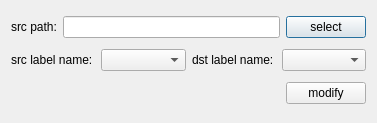
<?xml version="1.0" encoding="UTF-8"?>
<ui version="4.0">
 <class>ModifyLabelDlg</class>
 <widget class="QDialog" name="ModifyLabelDlg">
  <property name="geometry">
   <rect>
    <x>0</x>
    <y>0</y>
    <width>377</width>
    <height>123</height>
   </rect>
  </property>
  <property name="windowTitle">
   <string>Dialog</string>
  </property>
  <layout class="QVBoxLayout" name="verticalLayout">
   <item>
    <layout class="QHBoxLayout" name="horizontalLayout">
     <item>
      <widget class="QLabel" name="labelSrcPath">
       <property name="text">
        <string>src path:</string>
       </property>
      </widget>
     </item>
     <item>
      <widget class="QLineEdit" name="lineEditSrcPath"/>
     </item>
     <item>
      <widget class="QPushButton" name="btnSelectSrcPath">
       <property name="text">
        <string>select</string>
       </property>
      </widget>
     </item>
    </layout>
   </item>
   <item>
    <layout class="QHBoxLayout" name="horizontalLayout_2">
     <item>
      <widget class="QLabel" name="labelSrcLabelName">
       <property name="text">
        <string>src label name:</string>
       </property>
      </widget>
     </item>
     <item>
      <widget class="QComboBox" name="comboBoxSrcLabelName"/>
     </item>
     <item>
      <widget class="QLabel" name="labelDstLabelName">
       <property name="text">
        <string>dst label name:</string>
       </property>
      </widget>
     </item>
     <item>
      <widget class="QComboBox" name="comboBoxDstLabelName"/>
     </item>
    </layout>
   </item>
   <item>
    <layout class="QHBoxLayout" name="horizontalLayout_3">
     <item>
      <spacer name="horizontalSpacer">
       <property name="orientation">
        <enum>Qt::Horizontal</enum>
       </property>
       <property name="sizeHint" stdset="0">
        <size>
         <width>208</width>
         <height>20</height>
        </size>
       </property>
      </spacer>
     </item>
     <item>
      <widget class="QPushButton" name="btnModify">
       <property name="text">
        <string>modify</string>
       </property>
      </widget>
     </item>
    </layout>
   </item>
  </layout>
 </widget>
 <resources/>
 <connections/>
</ui>
